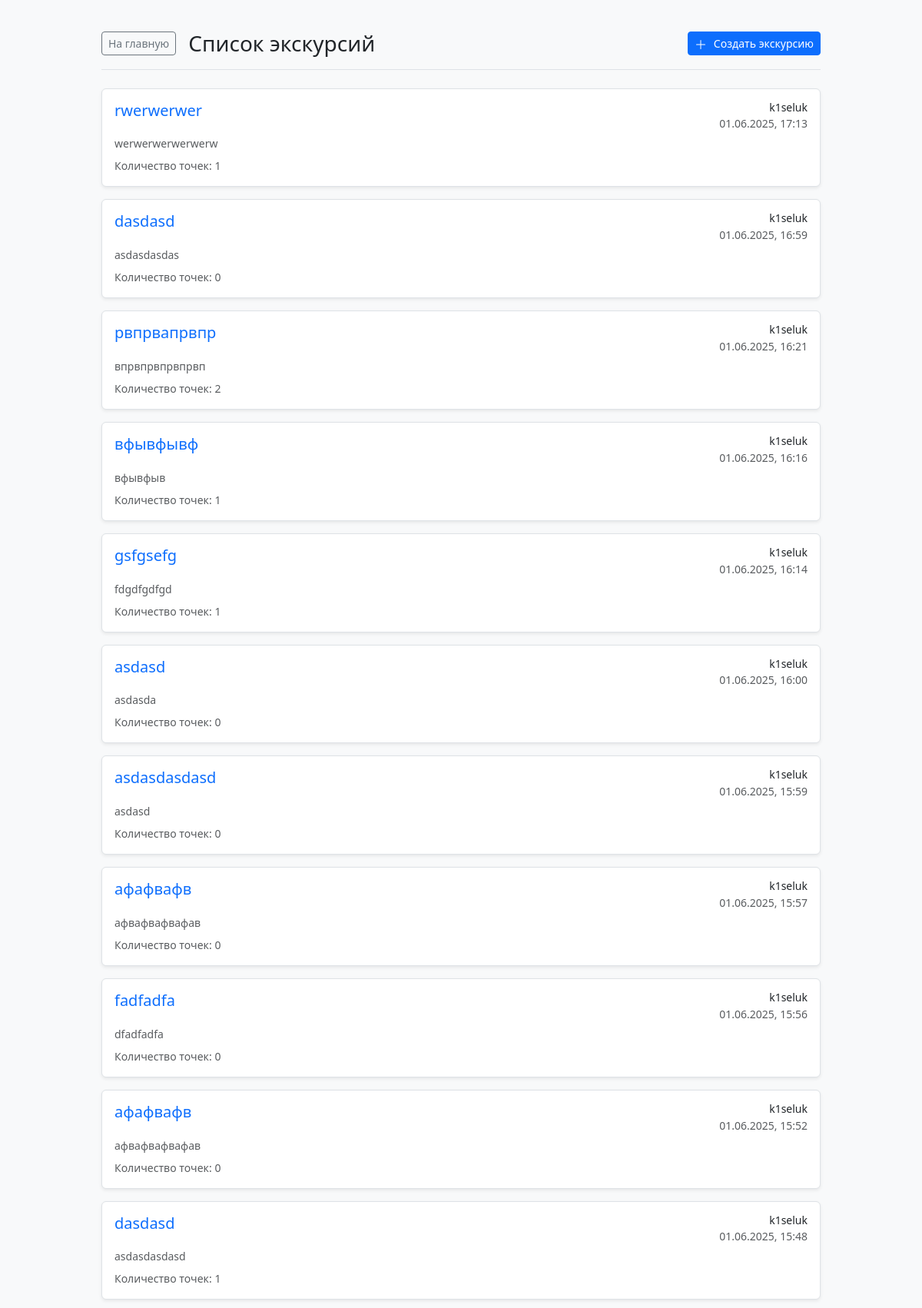
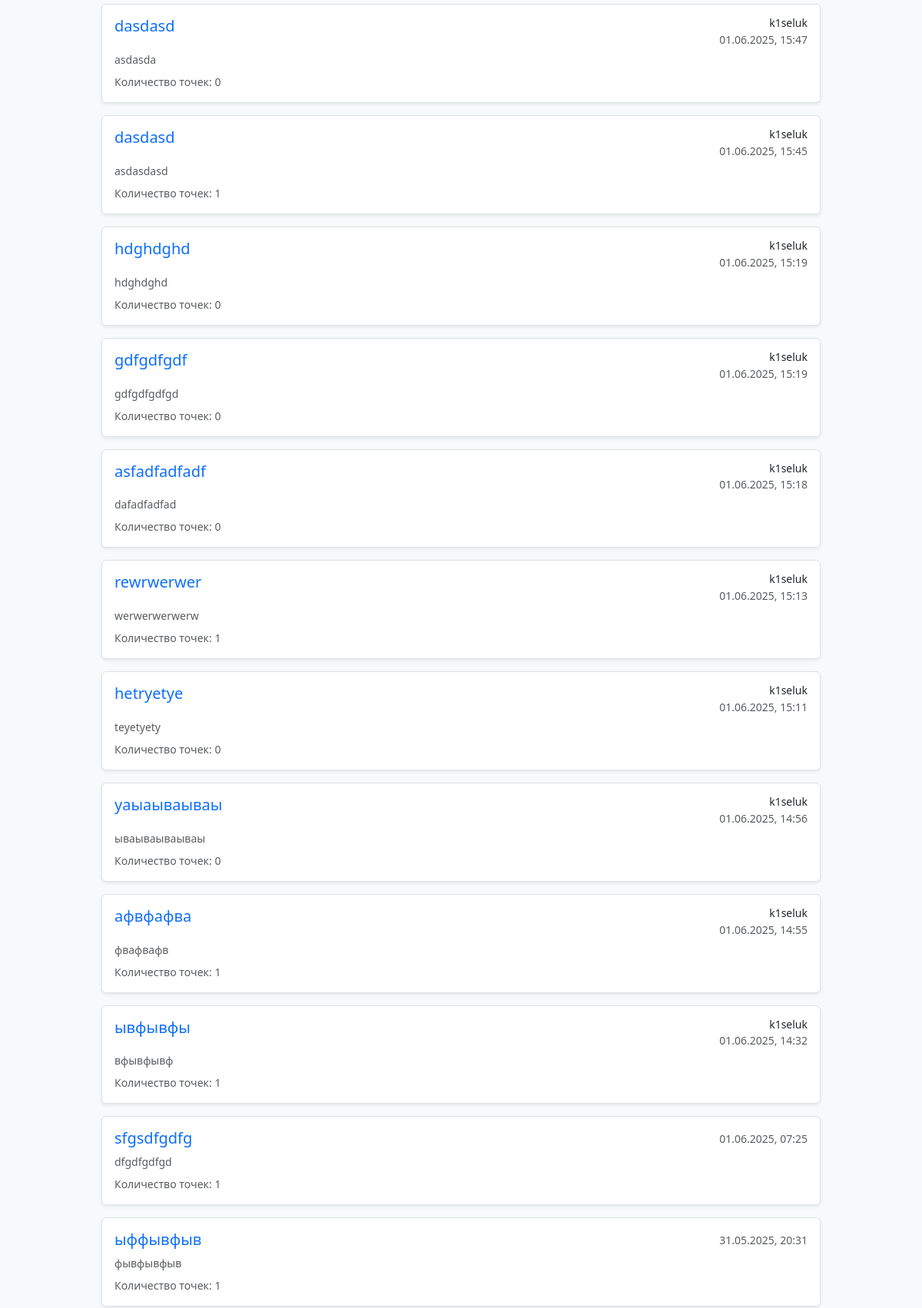
Page /excursions/ (upper part) on the committed database (2 pictures, top to bottom).
### excursions/models.py (models this page shows, shortened)
class Tour(models.Model):
    title = models.CharField(max_length=200, verbose_name="Название экскурсии")
    description = models.TextField(blank=True, null=True, verbose_name="Описание экскурсии")
    author = models.ForeignKey(
        settings.AUTH_USER_MODEL, # Используем настройку AUTH_USER_MODEL
        on_delete=models.CASCADE, # или models.SET_NULL, если хочешь сохранять экскурсии после удаления автора
        related_name='tours_created', # Имя для обратной связи от пользователя к его экскурсиям
        verbose_name="Автор",
        null=True, # Временно разрешим NULL, чтобы не ломать существующие экскурсии без автора
        blank=True # И в форме это поле не будет обязательным (мы его заполним программно)
    )
    created_at = models.DateTimeField(auto_now_add=True, verbose_name="Дата создания")
    updated_at = models.DateTimeField(auto_now=True, verbose_name="Дата обновления")
    class Meta:
        verbose_name = "Экскурсия"
        verbose_name_plural = "Экскурсии"
        ordering = ['-created_at']

### accounts/models.py (models this page shows, shortened)
class CustomUser(AbstractUser):
    username = None
    name = models.CharField(_('name'), max_length=50)
    surname = models.CharField(_('surname'), max_length=50)
    login = models.CharField(_('login'), max_length=50, unique=True)  # Будет использоваться для входа
    email = models.EmailField(_('email address'), unique=True)
    city = models.CharField(_('city'), max_length=50, blank=True)
    USERNAME_FIELD = 'login'
    REQUIRED_FIELDS = ['email', 'name', 'surname']

### excursions/views.py (the view)
# urls.py: path('', views.tour_list_view, name='tour_list'),
def tour_list_view(request):
    tours = Tour.objects.all() # Получаем все объекты экскурсий из базы данных
    context = {
        'tours': tours,
        'page_title': 'Список экскурсий' # Просто для примера, как передавать доп. данные
    }
    return render(request, 'excursions/tour_list.html', context)

### templates/excursions/tour_list.html (shortened to what this page needs)
{% load static %}
<!DOCTYPE html>
<html lang="ru">
<head>
    <link href="https://cdn.jsdelivr.net/npm/bootstrap@5.3.2/dist/css/bootstrap.min.css" rel="stylesheet">
</head>
<body>
    <div class="container py-4">
        <header class="pb-3 mb-4 border-bottom">
            <div class="d-flex justify-content-between align-items-center">
                <div class="d-flex align-items-center">
                    <a href="{% url 'home' %}" class="btn btn-outline-secondary btn-sm me-3" title="На главную страницу">
                        <span class="d-none d-md-inline">На главную</span>
                    </a>
                    <h1 class="h3 mb-0">{{ page_title|default:"Список экскурсий" }}</h1>
                </div>
                <a href="{% url 'excursions:create_tour' %}" class="btn btn-primary btn-sm">
                    <svg xmlns="http://www.w3.org/2000/svg" width="16" height="16" fill="currentColor" class="bi bi-plus-lg icon-in-button" viewBox="0 0 16 16">
                        <path fill-rule="evenodd" d="M8 2a.5.5 0 0 1 .5.5v5h5a.5.5 0 0 1 0 1h-5v5a.5.5 0 0 1-1 0v-5h-5a.5.5 0 0 1 0-1h5v-5A.5.5 0 0 1 8 2"/>
                    </svg>
                    <span class="d-none d-md-inline">Создать экскурсию</span>
                </a>
            </div>
        </header>
        {% if tours %}
            <div class="list-group">
                {% for tour in tours %}
                    <a href="{% url 'excursions:tour_detail' tour_id=tour.id %}" class="list-group-item list-group-item-action tour-card-link p-3 mb-3 border rounded shadow-sm">
                        <div class="d-flex w-100 justify-content-between">
                            <h5 class="mb-1 text-primary">{{ tour.title }}</h5>
                            <div class="text-end flex-shrink-0">
                            {% if tour.author %}
                                <small class="d-block tour-author" style="line-height: 1.2;">
                                    {{ tour.author.login }}
                                </small>
                            {% endif %}
                            <small class="text-muted">{{ tour.created_at|date:"d.m.Y, H:i" }}</small>
                            </div>
                        </div>
                        {% if tour.description %}
                            <p class="mb-1 mt-1 text-body-secondary small">{{ tour.description|truncatewords_html:30 }}</p>
                        {% else %}
                            <p class="mb-1 mt-1 text-body-secondary small fst-italic">Описание отсутствует.</p>
                        {% endif %}
                        <small class="d-block text-muted mt-2">Количество точек: {{ tour.points.count }}</small>
                    </a>
                {% endfor %}
            </div>
        {% endif %}
    </div>
</body>
</html>

### templates/excursions/tour_list.html (style rules this page uses)
body { padding-top: 1rem; background-color: #f8f9fa; }
.container { max-width: 960px; }
.tour-card-link { transition: background-color 0.15s ease-in-out; }
.icon-in-button { margin-right: 0.35rem; vertical-align: text-bottom; }

### rows in the picture
Tour: title "rwerwerwer", author.login "k1seluk", created_at "01.06.2025, 17:13", description "werwerwerwerwerw", points.count "1"
Tour: title "dasdasd", author.login "k1seluk", created_at "01.06.2025, 16:59", description "asdasdasdas", points.count "0"
Tour: title "рвпрвапрвпр", author.login "k1seluk", created_at "01.06.2025, 16:21", description "впрвпрвпрвпрвп", points.count "2"
Tour: title "вфывфывф", author.login "k1seluk", created_at "01.06.2025, 16:16", description "вфывфыв", points.count "1"
Tour: title "gsfgsefg", author.login "k1seluk", created_at "01.06.2025, 16:14", description "fdgdfgdfgd", points.count "1"
Tour: title "asdasd", author.login "k1seluk", created_at "01.06.2025, 16:00", description "asdasda", points.count "0"
Tour: title "asdasdasdasd", author.login "k1seluk", created_at "01.06.2025, 15:59", description "asdasd", points.count "0"
Tour: title "афафвафв", author.login "k1seluk", created_at "01.06.2025, 15:57", description "афвафвафвафав", points.count "0"
Tour: title "fadfadfa", author.login "k1seluk", created_at "01.06.2025, 15:56", description "dfadfadfa", points.count "0"
Tour: title "афафвафв", author.login "k1seluk", created_at "01.06.2025, 15:52", description "афвафвафвафав", points.count "0"
Tour: title "dasdasd", author.login "k1seluk", created_at "01.06.2025, 15:48", description "asdasdasdasd", points.count "1"
Tour: title "dasdasd", author.login "k1seluk", created_at "01.06.2025, 15:47", description "asdasda", points.count "0"
Tour: title "dasdasd", author.login "k1seluk", created_at "01.06.2025, 15:45", description "asdasdasd", points.count "1"
Tour: title "hdghdghd", author.login "k1seluk", created_at "01.06.2025, 15:19", description "hdghdghd", points.count "0"
Tour: title "gdfgdfgdf", author.login "k1seluk", created_at "01.06.2025, 15:19", description "gdfgdfgdfgd", points.count "0"
Tour: title "asfadfadfadf", author.login "k1seluk", created_at "01.06.2025, 15:18", description "dafadfadfad", points.count "0"
Tour: title "rewrwerwer", author.login "k1seluk", created_at "01.06.2025, 15:13", description "werwerwerwerw", points.count "1"
Tour: title "hetryetye", author.login "k1seluk", created_at "01.06.2025, 15:11", description "teyetyety", points.count "0"
Tour: title "уаыаываываы", author.login "k1seluk", created_at "01.06.2025, 14:56", description "ываываываываы", points.count "0"
Tour: title "афвфафва", author.login "k1seluk", created_at "01.06.2025, 14:55", description "фвафвафв", points.count "1"
Tour: title "ывфывфы", author.login "k1seluk", created_at "01.06.2025, 14:32", description "вфывфывф", points.count "1"
Tour: title "sfgsdfgdfg", created_at "01.06.2025, 07:25", description "dfgdfgdfgd", points.count "1"
Tour: title "ыффывфыв", created_at "31.05.2025, 20:31", description "фывфывфыв", points.count "1"

### other values in the picture
{{ page_title|default:"Список экскурсий" }} "Список экскурсий"
